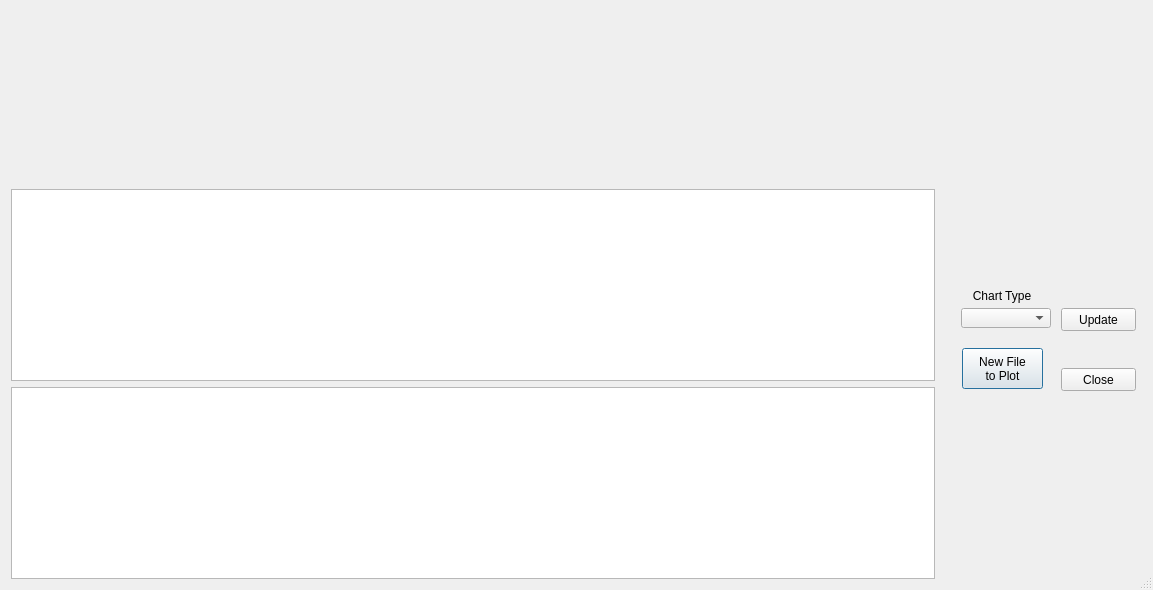
<?xml version="1.0" encoding="UTF-8"?>
<ui version="4.0">
 <class>GraphDlg</class>
 <widget class="QDialog" name="GraphDlg">
  <property name="geometry">
   <rect>
    <x>0</x>
    <y>0</y>
    <width>1153</width>
    <height>590</height>
   </rect>
  </property>
  <property name="windowTitle">
   <string>SWATGraph</string>
  </property>
  <property name="windowIcon">
   <iconset resource="resources.qrc">
    <normaloff>:/plugins/QSWATPlus/SWATPlus32.ico</normaloff>:/plugins/QSWATPlus/SWATPlus32.ico</iconset>
  </property>
  <property name="sizeGripEnabled">
   <bool>true</bool>
  </property>
  <layout class="QGridLayout" name="gridLayout">
   <item row="3" column="1">
    <widget class="QTableWidget" name="table">
     <property name="sizePolicy">
      <sizepolicy hsizetype="Expanding" vsizetype="Preferred">
       <horstretch>0</horstretch>
       <verstretch>0</verstretch>
      </sizepolicy>
     </property>
     <property name="editTriggers">
      <set>QAbstractItemView::NoEditTriggers</set>
     </property>
     <property name="alternatingRowColors">
      <bool>true</bool>
     </property>
     <attribute name="verticalHeaderVisible">
      <bool>false</bool>
     </attribute>
    </widget>
   </item>
   <item row="3" column="2" rowspan="2">
    <widget class="QWidget" name="widget" native="true">
     <property name="sizePolicy">
      <sizepolicy hsizetype="Fixed" vsizetype="Fixed">
       <horstretch>0</horstretch>
       <verstretch>0</verstretch>
      </sizepolicy>
     </property>
     <property name="minimumSize">
      <size>
       <width>201</width>
       <height>251</height>
      </size>
     </property>
     <property name="focusPolicy">
      <enum>Qt::WheelFocus</enum>
     </property>
     <widget class="QPushButton" name="newFile">
      <property name="geometry">
       <rect>
        <x>21</x>
        <y>90</y>
        <width>81</width>
        <height>41</height>
       </rect>
      </property>
      <property name="text">
       <string>New File
to Plot</string>
      </property>
     </widget>
     <widget class="QPushButton" name="closeForm">
      <property name="geometry">
       <rect>
        <x>120</x>
        <y>110</y>
        <width>75</width>
        <height>23</height>
       </rect>
      </property>
      <property name="text">
       <string>Close</string>
      </property>
     </widget>
     <widget class="QComboBox" name="lineOrBar">
      <property name="geometry">
       <rect>
        <x>20</x>
        <y>50</y>
        <width>90</width>
        <height>20</height>
       </rect>
      </property>
      <property name="minimumSize">
       <size>
        <width>90</width>
        <height>0</height>
       </size>
      </property>
      <property name="maxVisibleItems">
       <number>2</number>
      </property>
     </widget>
     <widget class="QLabel" name="label">
      <property name="geometry">
       <rect>
        <x>20</x>
        <y>30</y>
        <width>82</width>
        <height>16</height>
       </rect>
      </property>
      <property name="text">
       <string>Chart Type</string>
      </property>
      <property name="alignment">
       <set>Qt::AlignCenter</set>
      </property>
     </widget>
     <widget class="QPushButton" name="updateButton">
      <property name="geometry">
       <rect>
        <x>120</x>
        <y>50</y>
        <width>75</width>
        <height>23</height>
       </rect>
      </property>
      <property name="text">
       <string>Update</string>
      </property>
     </widget>
    </widget>
   </item>
   <item row="4" column="1">
    <widget class="QTextBrowser" name="coeffs">
     <property name="sizePolicy">
      <sizepolicy hsizetype="Expanding" vsizetype="Preferred">
       <horstretch>0</horstretch>
       <verstretch>0</verstretch>
      </sizepolicy>
     </property>
    </widget>
   </item>
   <item row="2" column="1" colspan="2">
    <widget class="QWidget" name="graph" native="true">
     <property name="sizePolicy">
      <sizepolicy hsizetype="Preferred" vsizetype="Expanding">
       <horstretch>0</horstretch>
       <verstretch>0</verstretch>
      </sizepolicy>
     </property>
     <layout class="QVBoxLayout" name="graphvl"/>
    </widget>
   </item>
  </layout>
 </widget>
 <resources>
  <include location="resources.qrc"/>
 </resources>
 <connections/>
</ui>
